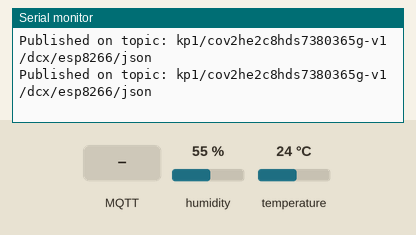
The sketch below on a simulated ESP8266 (NodeMCU). Shown: the last lines printed to the serial monitor. The inputs (shaded band) are chosen by the test bench; at power-on: humidity 55 %, temperature 24 °C. WiFi joins after 1.5 s; servers stay silent unless stated; no MQTT or app messages arrive unless stated.

Above: at 6.5 s.
6.6 s: MQTT message "1" arrives on the first subscribed topic
At 8.4 s:
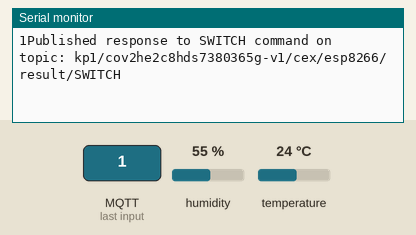
9.3 s: MQTT message "on" arrives on the first subscribed topic
At 10.3 s:
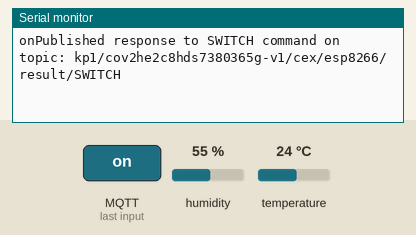

The sketch:

esp8266_dht11_kaa.ino
```cpp
#include <ESP8266WiFi.h>
#include <PubSubClient.h>
#include <ArduinoJson.h>

#include "DHT.h"
#define DHTPIN D2
#define DHTTYPE DHT11

const char* ssid = "S20";        // WiFi name
const char* password = "bixx5003";    // WiFi password
const char* mqtt_server = "mqtt.cloud.kaaiot.com";
const String TOKEN = "esp8266";        // Endpoint token - you get (or specify) it during device provisioning
const String APP_VERSION = "cov2he2c8hds7380365g-v1";  // Application version - you specify it during device provisioning

const unsigned long fiveSeconds = 1 * 5 * 1000UL;
static unsigned long lastPublish = 0 - fiveSeconds;

WiFiClient espClient;
PubSubClient client(espClient);

DHT dht(DHTPIN, DHTTYPE);

void setup() {
  Serial.begin(115200);
  client.setServer(mqtt_server, 1883);
  client.setCallback(callback);
}

float h_last = 0;
float t_last = 0;

void loop() {
  delay(2000);
  setup_wifi();
  if (!client.connected()) {
    reconnect();
  }
  client.loop();

  unsigned long now = millis();
  if (now - lastPublish >= fiveSeconds) {
    lastPublish += fiveSeconds;
    DynamicJsonDocument telemetry(1023);
    telemetry.createNestedObject();

    float h = dht.readHumidity();
    float t = dht.readTemperature();
    float f = dht.readTemperature(true);

    if (isnan(h) || isnan(t) || isnan(f)) {
      Serial.println(F("Failed to read from DHT sensor!"));
      telemetry[0]["temperature"] = t_last;
      telemetry[0]["humidity"] = h_last;
    } else {
      telemetry[0]["temperature"] = t;
      telemetry[0]["humidity"] = h;
      t_last = t;
      h_last = h;
    }
    String topic = "kp1/" + APP_VERSION + "/dcx/" + TOKEN + "/json";
    client.publish(topic.c_str(), telemetry.as<String>().c_str());
    Serial.println("Published on topic: " + topic);
  }
}

void callback(char* topic, byte* payload, unsigned int length) {
  Serial.printf("\nHandling message on topic: %s\n", topic);

  for (int i = 0; i < length; i++) {
    Serial.print((char) payload[i]);
  }

  if (String(topic).endsWith("/command/SWITCH/status")) {
    DynamicJsonDocument doc(1023);
    deserializeJson(doc, payload, length);
    JsonVariant json_var = doc.as<JsonVariant>();

    DynamicJsonDocument commandResponse(1023);
    for (int i = 0; i < json_var.size(); i++) {
      unsigned int command_id = json_var[i]["id"].as<unsigned int>();
      commandResponse.createNestedObject();
      commandResponse[i]["id"] = command_id;
      commandResponse[i]["statusCode"] = 200;
      commandResponse[i]["payload"] = "done";
    }

    String responseTopic = "kp1/" + APP_VERSION + "/cex/" + TOKEN + "/result/SWITCH";
    client.publish(responseTopic.c_str(), commandResponse.as<String>().c_str());
    Serial.println("Published response to SWITCH command on topic: " + responseTopic);
  }
}

void setup_wifi() {
  if (WiFi.status() != WL_CONNECTED) {
    delay(200);
    Serial.println();
    Serial.printf("Connecting to [%s]", ssid);
    WiFi.begin(ssid, password);
    connectWiFi();
  }
}

void connectWiFi() {
  while (WiFi.status() != WL_CONNECTED) {
    delay(500);
    Serial.print(".");
  }
  Serial.println();
  Serial.println("WiFi connected");
  Serial.println("IP address: ");
  Serial.println(WiFi.localIP());
}

void reconnect() {
  while (!client.connected()) {
    Serial.println("Attempting MQTT connection...");
    char *client_id = "client-id-123ab";
    if (client.connect(client_id)) {
      Serial.println("Connected to WiFi");
      // ... and resubscribe
      subscribeToCommand();
    } else {
      Serial.print("failed, rc=");
      Serial.print(client.state());
      Serial.println(" try again in 5 seconds");
      // Wait 5 seconds before retrying
      delay(5000);
    }
  }
}

void subscribeToCommand() {
  String topic = "kp1/" + APP_VERSION + "/cex/" + TOKEN + "/command/SWITCH/status";
  client.subscribe(topic.c_str());
  Serial.println("Subscribed on topic: " + topic);
}
```

Measured:
- after the input at 6.6 s, the serial monitor: prints a new line after 1.2 s (image 1)
- after the input at 9.3 s, the serial monitor: prints a new line after 0.52 s (image 2)
